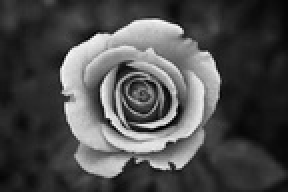
#> input picture gray.jpeg, 144 x 96 px, shrunk from 275 x 183 before the run (shown 2 times larger)
$ python chapter02.py
#> lines starting #> are read from the running program, lines starting #| are printed output that depends on the picture; after the words box and inside, x2 and y2 are one past the last pixel; in counts of white or black regions, pixels touching at a corner belong together
import numpy as np
import matplotlib.pyplot as plt

# Chapter 2 – Digital Image Fundamentals

# Utility: load a grayscale image (fall back to converting a color if needed)
from matplotlib.image import imread


def load_grayscale(path):
    img = imread(path)
    # If image is float in [0,1], convert to uint8
    if img.dtype == np.float32 or img.dtype == np.float64:
        img = (img * 255).astype(np.uint8)
    if img.ndim == 3:
        # convert to grayscale by luminosity
        img = (0.2989 * img[..., 0] + 0.5870 * img[..., 1] + 0.1140 * img[..., 2]).astype(np.uint8)
    return img


# 1. Gray-Level Quantization

def quantize(img, levels):
    # img: uint8
    assert img.dtype == np.uint8
    # Map 0-255 to 0-(levels-1), then back to 0-255
    q = (img.astype(np.float32) / 255.0) * (levels - 1)
    q = np.round(q)
    q = (q / (levels - 1)) * 255.0
    return q.astype(np.uint8)


# 2. Bit-Plane Slicing

def bit_planes(img):
    # return list of 8 images (0=LSB to 7=MSB)
    planes = []
    for b in range(8):
        plane = ((img >> b) & 1) * 255
        planes.append(plane.astype(np.uint8))
    return planes[::-1]  # return MSB->LSB


# 3. Pixel Neighborhood Analysis

def pixel_neighbors(img, r, c):
    h, w = img.shape
    four = []
    eight = []
    # 4-neighbors: top, bottom, left, right
    for dr, dc in [(-1, 0), (1, 0), (0, -1), (0, 1)]:
        rr, cc = r + dr, c + dc
        if 0 <= rr < h and 0 <= cc < w:
            four.append(((rr, cc), int(img[rr, cc])))
    # 8-neighbors: include diagonals
    for dr in [-1, 0, 1]:
        for dc in [-1, 0, 1]:
            if dr == 0 and dc == 0:
                continue
            rr, cc = r + dr, c + dc
            if 0 <= rr < h and 0 <= cc < w:
                eight.append(((rr, cc), int(img[rr, cc])))
    return four, eight


if __name__ == '__main__':
    # Try common grayscale filename; fall back to converting color.webp
    import os
    candidates = ['gray.jpeg', 'grayscale_image.jpg', 'gray.png', 'color.webp', 'color_image.jpg']
    img_path = None
    for c in candidates:
        if os.path.exists(c):
            img_path = c
            break
    if img_path is None:
        raise FileNotFoundError('No image found. Put a grayscale or color image in the working directory named one of: ' + ','.join(candidates))

    gray = load_grayscale(img_path)
#> in load_grayscale, img is the input picture: shape (96, 144, 3); min 0, max 250, mean 76.5

    # 1. Quantization
    levels_list = [2, 4, 8, 16, 256]
    quantized = [quantize(gray, L) for L in levels_list]
#> in quantize, `q = np.round(q)`:
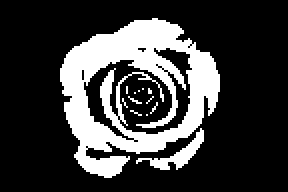
#> q: shape (96, 144) float32 (shown 2 times larger); values 0 (black) and 1 (white), 23.6% white; 13 white regions (11 under 20 px), largest, box (x1, y1, x2, y2) and area: (30, 9, 110, 89) 3032, (68, 64, 102, 85) 185
#> call 2 of quantize, with levels = 4
#> in quantize (call 2), `q = np.round(q)`:
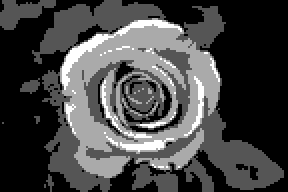
#> q: shape (96, 144) float32 (shown 2 times larger); min 0, max 3, mean 0.825; drawn with min black and max white
#> quantized = 5 items

    fig, axs = plt.subplots(1, len(levels_list) + 1, figsize=(15, 4))
    axs[0].imshow(gray, cmap='gray')
    axs[0].set_title('Original (256 levels)')
    axs[0].axis('off')
    for i, L in enumerate(levels_list):
        axs[i + 1].imshow(quantized[i], cmap='gray', vmin=0, vmax=255)
        axs[i + 1].set_title(f'{L} levels')
        axs[i + 1].axis('off')
    plt.suptitle('Gray-Level Quantization')
    plt.show()

    print('\nQuantization discussion:')
    print('Reducing number of gray levels causes banding and loss of subtle gradients; fine details may vanish as levels decrease.')

    # 2. Bit-plane slicing
    planes = bit_planes(gray)
#> the loop in bit_planes, `for b in range(8):` made 8 passes
#> pass 1, in bit_planes, `plane = ((img >> b) & 1) * 255`:
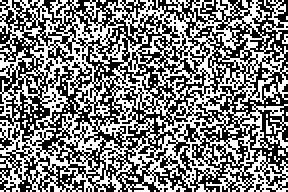
#> plane: shape (96, 144) (shown 2 times larger); 49.7% white in thin lines or dots
#> pass 2, in bit_planes, `plane = ((img >> b) & 1) * 255`:
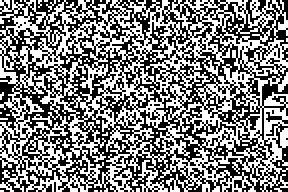
#> plane: shape (96, 144) (shown 2 times larger); 50% white in thin lines or dots
#> pass 3, in bit_planes, `plane = ((img >> b) & 1) * 255`:
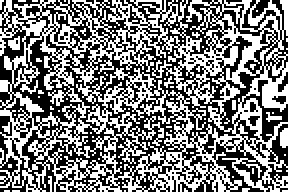
#> plane: shape (96, 144) (shown 2 times larger); 48.9% white in thin lines or dots
#> after the loop in bit_planes, `for b in range(8):`: planes = 8 items
#> planes = 8 items
    fig, axs = plt.subplots(2, 4, figsize=(12, 6))
    for i, ax in enumerate(axs.ravel()):
        ax.imshow(planes[i], cmap='gray', vmin=0, vmax=255)
        ax.set_title(f'Bit {7-i} (MSB->LSB)')
        ax.axis('off')
    plt.suptitle('Bit-Plane Slicing (MSB -> LSB)')
    plt.show()
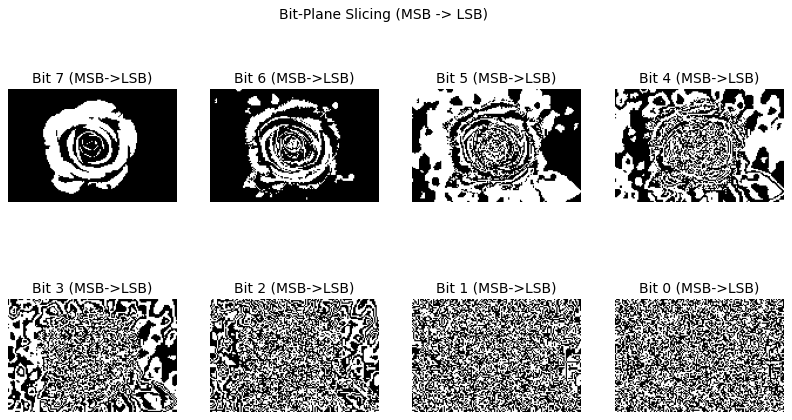
#> figure drawn by matplotlib, 8 panels

    print('\nBit-plane discussion:')
    print('Higher-order bit-planes (MSB) contain most of the structural information and low-frequency content. Lower bit-planes add fine details and noise.')

    # 3. Pixel neighborhood analysis
    r, c = gray.shape[0] // 2, gray.shape[1] // 2
#> r = 48; c = 72
    four, eight = pixel_neighbors(gray, r, c)
#> after the loop in pixel_neighbors, `for dr, dc in [(-1, 0), (1, 0), (0, -1), (0, 1)]:`: four = [((47, 72), 95), ((49, 72), 80), ((48, 71), 103), ((48, 73), 80)]
#> after the loop in pixel_neighbors, `for dr in [-1, 0, 1]:`: eight = [((47, 71), 73), ((47, 72), 95), ((47, 73), 73), ((48, 71), 103), ((48, 73), 80), ((49, 71), 95), ((49, 72), 80), ((49, 73), 52)]
    print('\nPixel Neighborhood Analysis:')
    print(f'Chosen pixel: ({r}, {c}) value={int(gray[r, c])}')
#| Chosen pixel: (48, 72) value=103
    print('4-neighbors (pos, value):', four)
#| 4-neighbors (pos, value): [((47, 72), 95), ((49, 72), 80), ((48, 71), 103), ((48, 73), 80)]
    print('8-neighbors (pos, value):', eight)
#| 8-neighbors (pos, value): [((47, 71), 73), ((47, 72), 95), ((47, 73), 73), ((48, 71), 103), ((48, 73), 80), ((49, 71), 95), ((49, 72), 80), ((49, 73), 52)]
    print('\nNeighborhoods are used in local filtering, edge detection, and morphological operations; the 4-neighbors capture orthogonal adjacency while 8-neighbors include diagonals.')
